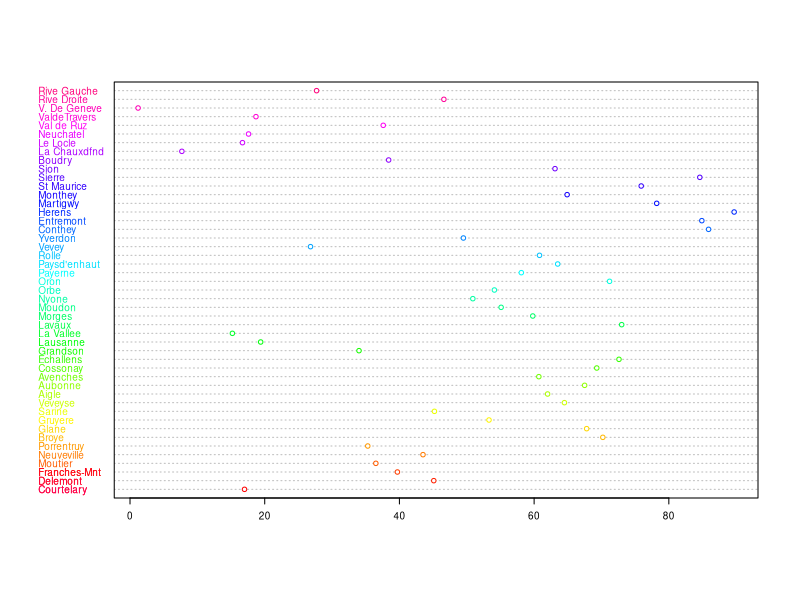

Source code (R):
#hola
#version 1
#25 nov 2021
print("hola mundo")
dotchart(swiss$Agriculture,
         color=rainbow(50),
         cex = 0.6,
         labels = row.names(swiss))
